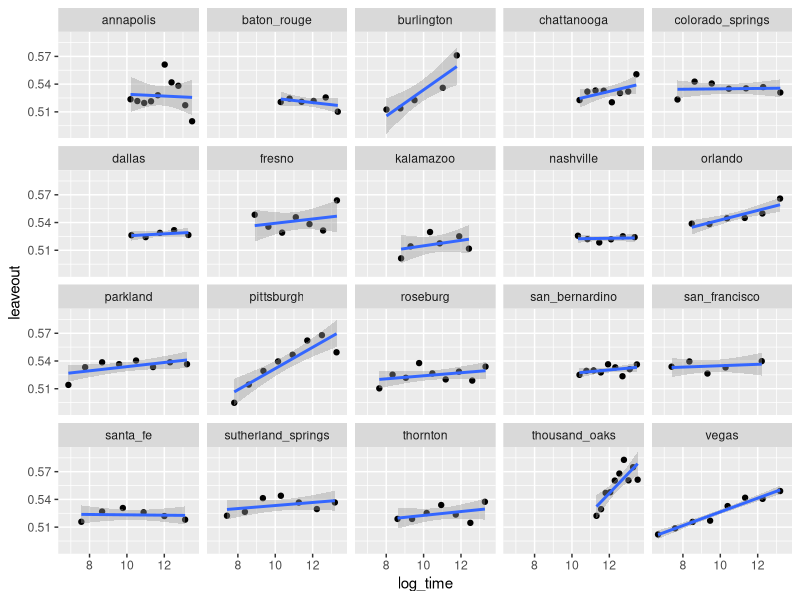
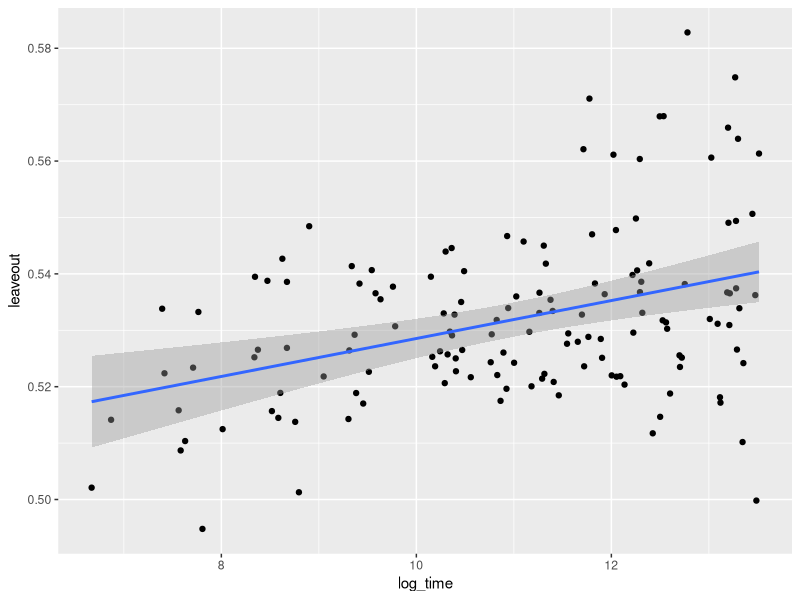
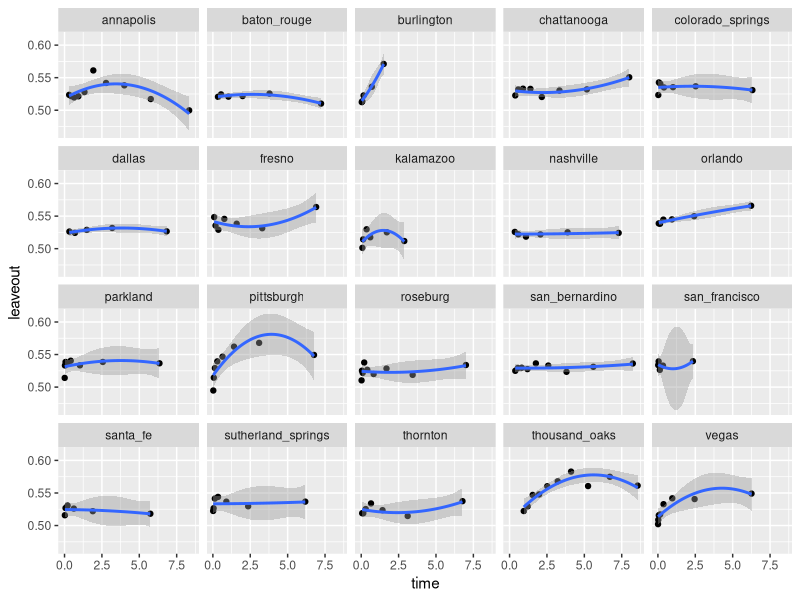

Write R code to recreate these figures, in order.
library(ggplot2)
library(ggrepel)
library(RColorBrewer)
library("knitr")      # for knitting RMarkdown 
library("tidyverse")  # for wrangling, plotting, etc. 
library("lme4")

setwd('/Users/ddemszky/Google_Drive/Research/Framing/NAACL/framing-twitter/data/output')
data <- read.csv("polarization_over_time_log.csv",header=TRUE)

day = 60 * 60 * 24
data <- data %>% 
  filter(event != 'fort_lauderdale',
         leaveout != 0.5,
         leaveout > .49,
         squared_diff < 0.01) %>% 
  mutate(log_time = log(time * day))


ggplot(data, aes(x=log_time, y=leaveout)) + 
  geom_point() + 
  geom_smooth(method ="lm",
              se=TRUE,
              level = .90) +
  facet_wrap(~event) 

ggplot(data, aes(x=log_time, y=leaveout)) + 
  geom_point() + 
  geom_smooth(method ="lm",
              se=TRUE,
              level =.99)

ggplot(data, aes(x=time, y=leaveout)) + 
  geom_point() +  
  geom_smooth(method ="lm",
              formula = y ~ x + I(x^2),
              se=TRUE) +
  facet_wrap(~event)

model.c <- lmer(leaveout ~ 1 + (1 + time|event), data = data)
model.a <- lmer(leaveout ~ 1 + time + (1 + time|event), data = data)
#model.q <- lmer(leaveout ~ time + I(time^2) + (time|event), data = data)
summary(model.a)

anova(model.a, model.c)

model.basic <- lm(leaveout ~ log_time, data = data)
summary(model.basic)
